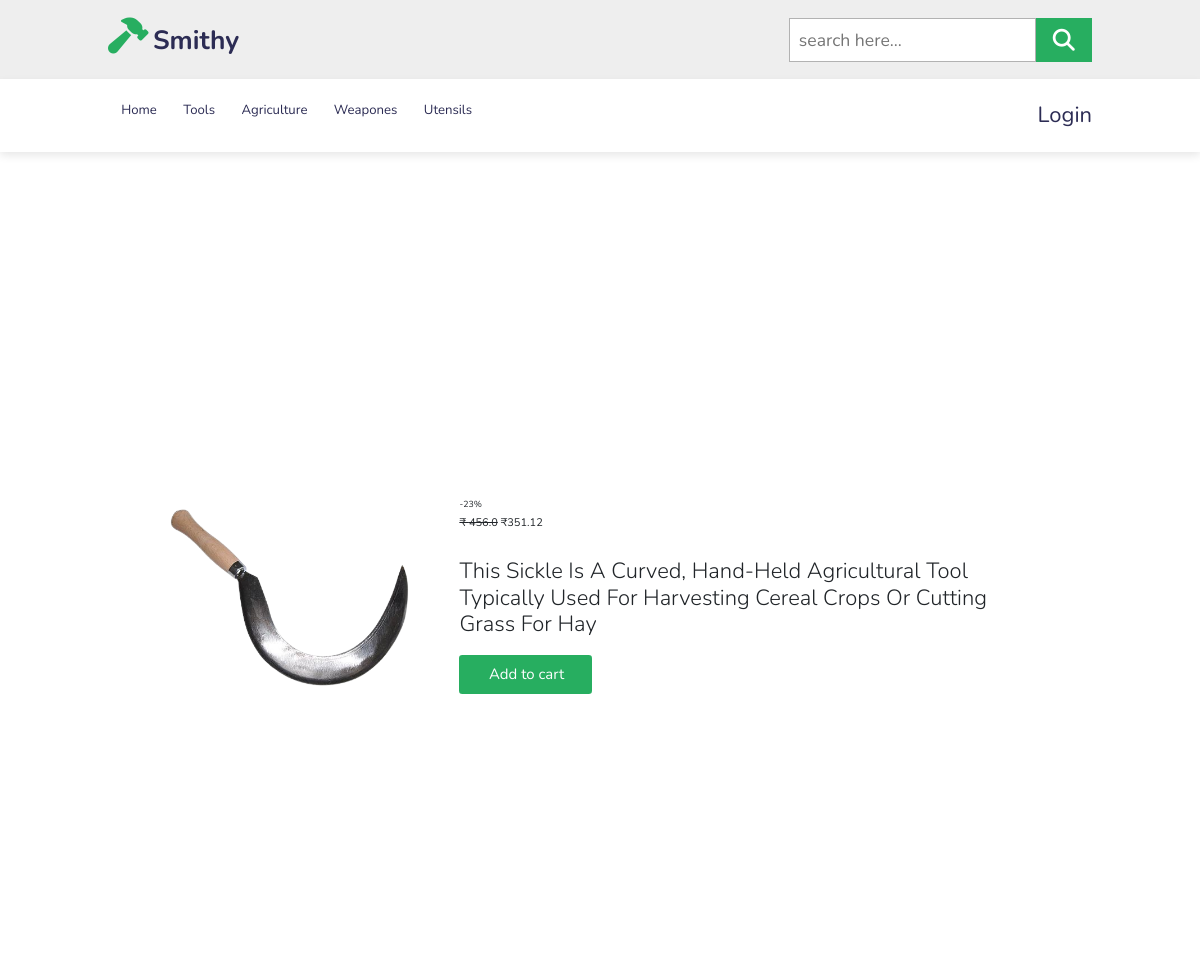
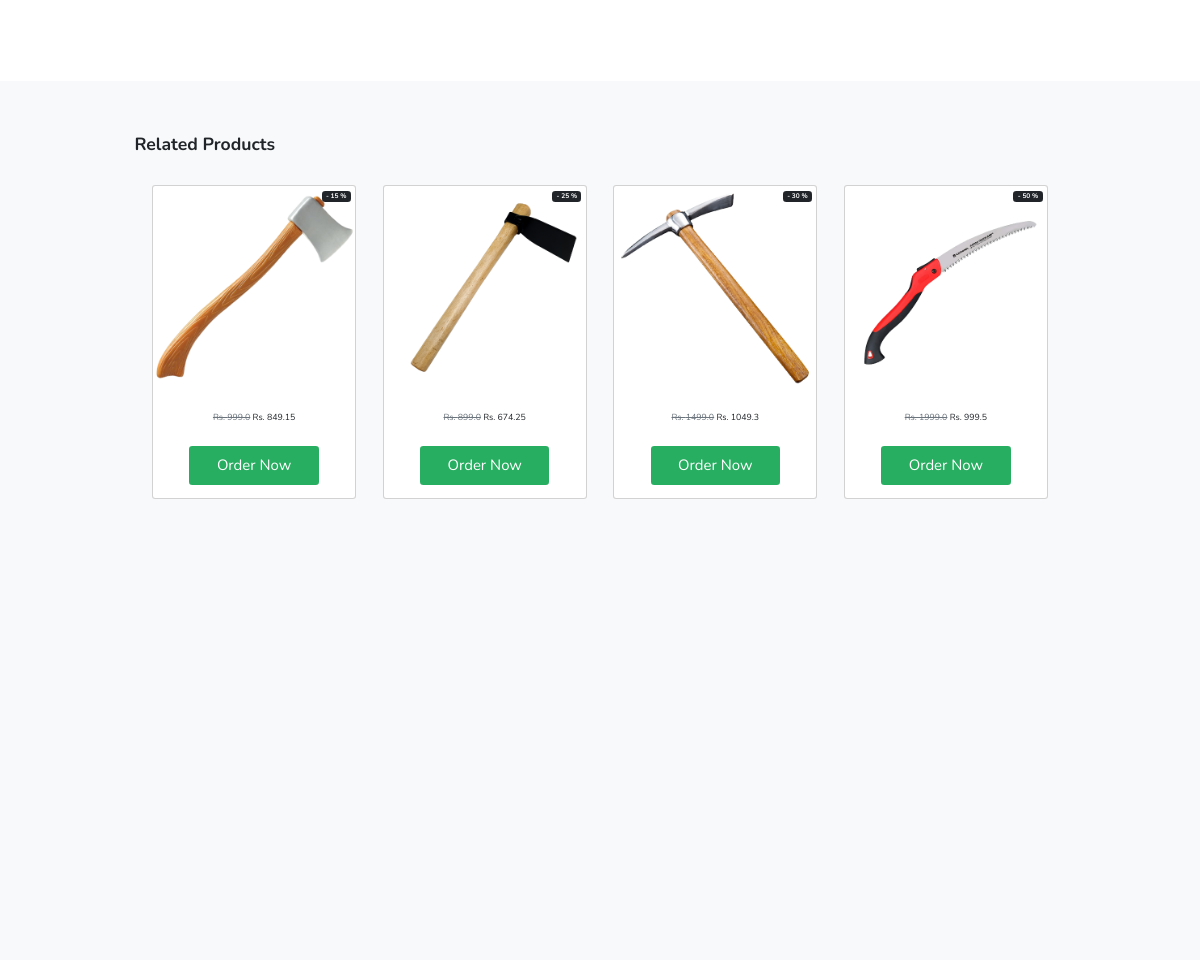
The page /product-details/4 on the database its author committed (2 pictures, top to bottom).
### shop/models.py (models this page shows, shortened)
class Product(models.Model):
    title = models.CharField(max_length=100)
    price = models.FloatField(default=0)
    discount = models.IntegerField(default=0)
    discounted_price = models.FloatField(default=0)
    description = models.TextField(blank= True, null=True, unique = True)
    category = models.CharField(max_length=100)
    product_image = models.ImageField(upload_to='static/image/')
    quantity=models.IntegerField(default=1)
    seller = models.CharField(default='NA',max_length=100)
    seller_email = models.CharField(default='NA',max_length=100)
    @property
    def discounted_price(self):
        discount_amount = (self.price * self.discount) / 100
        discounted_price = self.price - discount_amount
        return discounted_price

### shop/views.py (the view)
# urls.py: path('product-details/<product_id>',views.product_details,name='product_details'),
def product_details(request, product_id):
    product = get_object_or_404(Product, id=product_id)
    similar_products = Product.objects.filter(
        category=product.category).exclude(id=product.id)[:4]
    context = {
        'product_details': product,
        'similar_products': similar_products,
    }
    return render(request, 'shop/product_details.html', context)

### shop/templates/shop/product_details.html (shortened to what this page needs)
{% extends 'base.html' %} {% load static %} {% block content %}
<section class="product">
  <div class="box-container container px-4 px-lg-5 my-5">
    <div class="row gx-4 gx-lg-5 align-items-center">
      <div class="col-md-4">
        <img
          class="card-img-top mb-5 mb-md-0"
          src="/{{product_details.product_image}}"
          alt="..."
        />
      </div>
      <div class="col-md-8">
        {% if product_details.discount > 0 %}
        <span class="discount">-{{product_details.discount}}%</span>
        {% endif %}
        <div class="fs-5 mb-5">
          {% if product_details.discount > 0 %}
          <span class="text-decoration-line-through"
            >₹ {{product_details.price}}</span
          >
          {% endif %}
          <span>₹{{product_details.discounted_price}}</span>
        </div>
        <p class="display-6">{{product_details.description | safe}}</p>
        <div class="d-flex">
          <div class="d-flex">
            <form action="/add-to-cart">
              <button class="btn" type="submit">
                Add to cart
              </button>
            </form>
          </div>
        </div>
      </div>
    </div>
  </div>
</section>
<section class="py-5 bg-light">
  <div class="container px-4 px-lg-5 mt-5">
    <h2 class="fw-bolder mb-4">Related products</h2>
    <div
      class="row gx-4 gx-lg-5 row-cols-2 row-cols-md-3 row-cols-xl-4 justify-content-center"
    >
      {% for similar_product in similar_products %}
      <div class="col mb-5">
        <div class="card h-100">
          <div
            class="badge bg-dark text-white position-absolute"
            style="top: 0.5rem; right: 0.5rem"
          >
           - {{similar_product.discount}} %
          </div>
          <img
            class="card-img-top"
            src="/{{similar_product.product_image}}"
            alt="..."
          />
          <div class="card-body p-4">
            <div class="text-center">
              <span class="text-muted text-decoration-line-through"
                >Rs. {{similar_product.price}}</span
              >
              Rs. {{similar_product.discounted_price}}
            </div>
          </div>
          <div class="card-footer p-4 pt-0 border-top-0 bg-transparent">
            <div class="text-center">
                <a href="{% url 'shop:product_details' similar_product.id %}" class="btn">Order Now</a>
            </div>
          </div>
        </div>
      </div>
      {% empty %}
      <li>No similar products found.</li>
      {% endfor %}
    </div>
  </div>
</section>
{% endblock %}

### shop/static/shop/style.css (style rules this page uses)
:root { --green: #27ae60; --black: #2c2c54; }
* { font-family: 'Nunito', sans-serif; margin: 0; padding: 0; box-sizing: border-box; outline: none; border: none; text-decoration: none; text-transform: capitalize; transition: all .2s linear; }
html { font-size: 62.5%; overflow-x: hidden; scroll-padding-top: 6.5rem; scroll-behavior: smooth; }
a { text-decoration: none; }
section { padding: 2rem 9%; }
.btn { display: inline-block; margin-top: 1rem; background: var(--green); color: #fff; padding: .8rem 3rem; font-size: 1.7rem; text-align: center; cursor: pointer; }
.product .box-container { display: flex; flex-wrap: wrap; gap: 1.5rem; }
@media (max-width:1200px) { html { font-size: 55%; } }
.container form { width: 100%; padding: auto; transition: margin-left 0.18s ease; }

### shop/static/shop/cart.css (style rules this page uses)
:root { --green: #27ae60; --black: #2c2c54; }
.btn { background-color: #27ae60; }
* { font-family: 'Nunito', sans-serif; margin: 0; padding: 0; box-sizing: border-box; outline: none; border: none; text-decoration: none; text-transform: capitalize; transition: all .2s linear; }
html { font-size: 62.5%; overflow-x: hidden; scroll-padding-top: 6.5rem; scroll-behavior: smooth; }
.overflow-scroll,.row { padding: 2rem; }
.d-flex { gap: 4.5rem; }
@media (max-width:1200px) { html { font-size: 55%; } }
@media (min-width: 1025px) { .container { height: 100vh !important; } }

### rows shown on the page
Product: product_image (picture), discount "23", price "456.0", discounted_price "351.12", description "This Sickle Is A Curved, Hand-Held Agricultural Tool Typically Used For Harvesting Cereal Crops Or Cutting Grass For Hay"
Product: discount "15", product_image (picture), price "999.0", discounted_price "849.15"
Product: discount "25", product_image (picture), price "899.0", discounted_price "674.25"
Product: discount "30", product_image (picture), price "1499.0", discounted_price "1049.3"
Product: discount "50", product_image (picture), price "1999.0", discounted_price "999.5"
